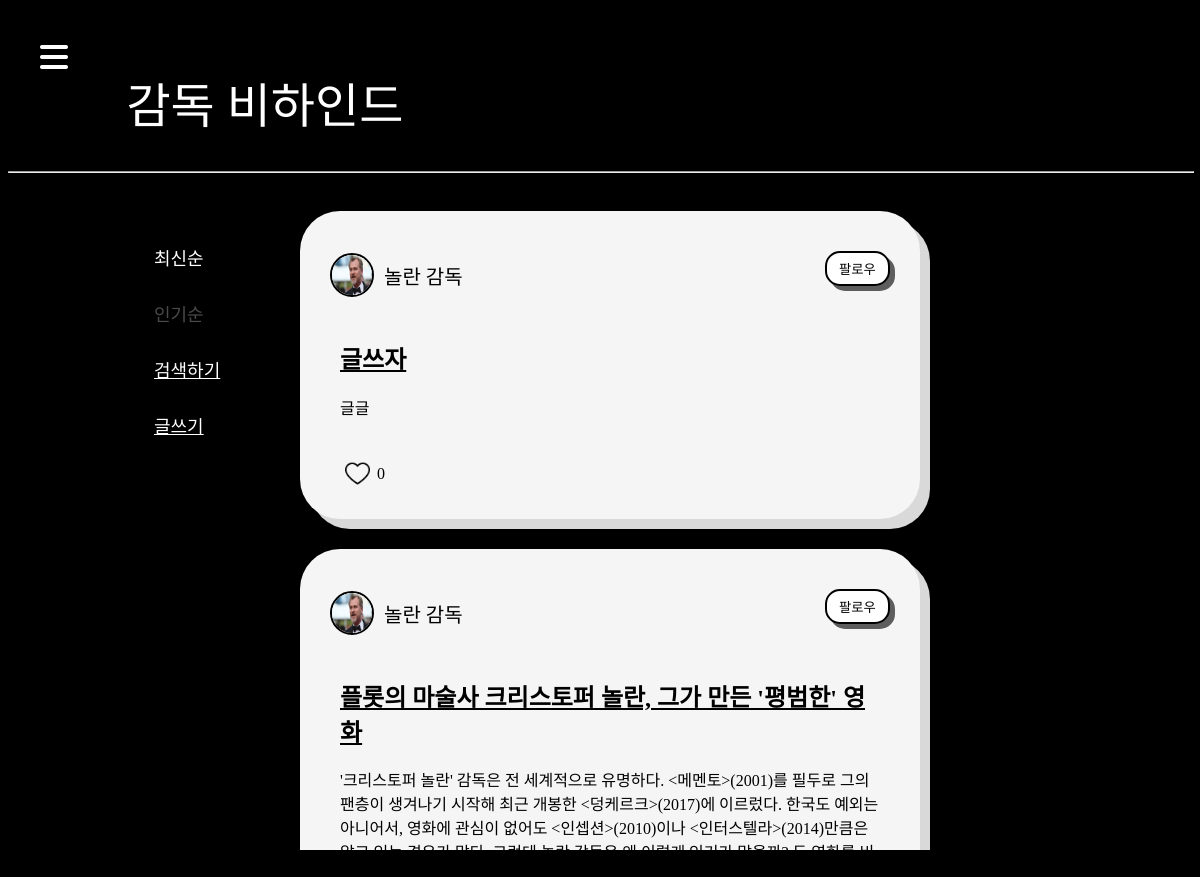
Screenshot of /behinds/ with the database file from the repository.
### behinds/models.py (models this page shows)
class Behind(models.Model):
    user = models.ForeignKey(settings.AUTH_USER_MODEL, on_delete=models.CASCADE)
    title = models.CharField(max_length=50)
    content = models.TextField()
    created_at = models.DateTimeField(auto_now_add=True)
    updated_at = models.DateTimeField(auto_now=True)
    like_user = models.ManyToManyField(settings.AUTH_USER_MODEL, related_name='like_behinds')

### accounts/models.py (models this page shows)
class User(AbstractUser):
    followings = models.ManyToManyField('self', symmetrical=False, related_name='followers', blank=True)
    nickname = models.CharField(max_length=20)
    behind_auth = models.BooleanField(default=False)
    profile_image = models.ImageField(upload_to="image", blank=True)

### behinds/views.py (the view)
# urls.py: path('', views.index, name="index"),
def index(request):
    if request.body:
        jsonObject = json.loads(request.body)
        if 'inputContent' in jsonObject.keys():
            inputContent = jsonObject.get('inputContent')
            behinds = Behind.objects.all()
            users = get_user_model().objects. all()
            data = []
            behind_name = get_user_model().objects.filter(username__icontains=inputContent)
            if len(inputContent) > 0 and len(behind_name) > 0:
                for user in behind_name:
                    targetBehinds = user.behind_set.filter(user=user.pk).order_by('-pk')
                    for targetbehind in targetBehinds:
                        item = {
                            'pk': targetbehind.pk,
                            'title': targetbehind.title,
                            'username': user.username,
                        }
                        data.append(item)
            behinds_title = Behind.objects.filter(title__icontains = inputContent).order_by('-pk')
            if len(inputContent) > 0 and len(behinds_title) > 0:
                for behind in behinds_title:
                    item = {
                        'pk': behind.pk,
                        'title': behind.title,
                        'username': behind.user.username,
                    }
                    flag = True
                    for d in data :
                        if d['pk'] == behind.pk:
                            flag = False
                            break
                    if flag :
                        data.append(item)
            behinds_content = Behind.objects.filter(content__icontains = inputContent).order_by('-pk')
            if len(inputContent) > 0 and len(behinds_content) > 0:
                for behind in behinds_content:
                    item = {
                        'pk': behind.pk,
                        'title': behind.title,
                        'username': behind.user.username,
                    }
                    flag = True
                    for d in data :
                        if d['pk'] == behind.pk:
                            flag = False
                            break
                    if flag :
                        data.append(item)
            context = {
                'searchResult': data
            }
            return JsonResponse(context)
    else:
        recentBehinds = Behind.objects.all().order_by('-pk')
        popularBehinds = Behind.objects.annotate(popular_count=Count('like_user')).order_by('-popular_count')
        print(popularBehinds)
        context = {
            'recentBehinds': recentBehinds,
            'popularBehinds': popularBehinds,
        }
    return render(request, 'behinds/index.html', context)

### behinds/templates/behinds/index.html (shortened to what this page needs)
{% extends 'base.html' %}
{% load static %}
{% block css %}
  <link rel="stylesheet" href="{% static 'css/behinds.css' %}">
{% endblock css %}
{% block content %}
  <div class="nav">감독 비하인드</div>
  <hr>
  <div class="box">
    <div class="re-select-box">
      <span class="re-select" id="recent">최신순</span>
      <span class="re-select deactivate" id="popular">인기순</span>
      <span class="re-select search-box" id="search-btn">검색하기</span>
      <a href="{% url 'behinds:create' %}" data-user-auth="{{ user.behind_auth }}" class="create-page" id="create-page">글쓰기</a>
    </div>
    <div class="middle-box" id="recent-form">
      <div class="form-box" id="form-box">
        {% if recentBehinds %}
          {% for behind in recentBehinds %}
            <div class="form-list" id="form-list">
              <div class="profile">
                <div class="profile-user">
                  {% if behind.user.profile_image %}
                    <img src="{{ behind.user.profile_image.url }}" alt="" class="user">
                  {% endif %}
                  <p id="director">{{ behind.user.username }} 감독</p>
                </div>
                <form id="follow-form" data-user-id="{{ behind.user.pk }}">
                  {% if user in behind.user.followers.all %}
                    <button type="submit" class="follow" id="like-button-{{ behind.user.pk }}">언팔로우</button>
                  {% else %}
                    <button type="submit" class="follow" id="like-button-{{ behind.user.pk }}">팔로우</button>
                  {% endif %}
                </form>
              </div>
              <div class="in-content-box">
                <a href="{% url 'behinds:detail' behind.pk %} " class="content-a"><h2>{{ behind.title }}</h2></a>
                {% if behind.content|length > 300 %}
                  <p>{{ behind.content | slice:"301" }}...</p>
                {% else %}
                  <p>{{ behind.content | slice:"301" }}</p>
                {% endif %}
                <div class="like" data-behind-id="{{ behind.pk }}">
                  {% if user in behind.like_user.all %}
                    <img
                      src="{% static "images/heart.png" %}"
                      class="like-img like-img-button like-img-button-{{ behind.pk }}"
                      data-behind-id="{{ behind.pk }}"
                    >
                  {% else  %}
                    <img
                      src="{% static "images/love.png" %}"
                      class="like-img like-img-button like-img-button-{{ behind.pk }}"
                      data-behind-id="{{ behind.pk }}"
                    >
                  {% endif %}
                  <p id="like-count-{{ behind.pk }}">{{ behind.like_user.all|length }}</p>
                </div>
              </div>
            </div>
          {% endfor %}
        {% else %}
          <p style="color:#d9d9d9; margin-top:150px;">작성된 게시글이 없습니다.</p>
        {% endif %}
      </div>
    </div>
  </div>
{% endblock content %}

### templates/base.html (shortened to what this page needs)
<!DOCTYPE html>
{% load static %}
<html lang="en">
<head>
  {% block css %}
  {% endblock css %}
  <link rel="stylesheet" href="{% static 'css/navbar.css' %}">
  <link rel="stylesheet" href="https://cdnjs.cloudflare.com/ajax/libs/font-awesome/4.7.0/css/font-awesome.min.css">
</head>
<body>
  <div id="navbar-box">
    <div id="navbar">
      <a href="#" class="menu-bars" id="show-menu">
        <i class="fas fa-bars"></i>
      </a>
    </div>
  </div>
  {% block content %}
  {% endblock content %}
</body>
</html>

### behinds/static/css/behinds.css (style rules this page uses)
body { background-color: black; height: 50rem; font-family: behind; }
hr { animation: separator-width 0.5s ease-out forwards; }
.nav { width: 90%; height: 4.5rem; margin-top: 0; padding-left: 10%; padding-top: 5%; padding-bottom: 2%; color: white; font-size: 3em; }
a { color: black; }
.create-page { width: 120px; color: white; }
.profile { display: flex; justify-content: space-between; }
.profile-user { display: flex; align-items: center; }
.user { width: 40px; height: 40px; margin-right: 10px; border-radius: 50px; border: 2px solid black; }
#director { font-size: 20px; }
.box { display: flex; justify-content: center; width: 100%; height: 44rem; }
.middle-box { width: 42rem; height: 95%; margin-right: 100px; display: flex; flex-direction: column; justify-content: center; align-items: center; }
.form-box { width: 50rem; height: 95%; overflow-y: scroll; display: flex; flex-direction: column; align-items: center; padding-bottom: 50px; }
.form-list { background-color: #f5f5f5; width: 70%; padding: 30px; margin-top: 30px; border-radius: 40px; box-shadow: 10px 10px #d9d9d9; }
.content-a h2 { width: 540px; word-wrap: break-word; }
.follow { width: 65px; height: 35px; margin-top: 10px; border-radius: 15px; border: none; background-color: white; font-family: behind; cursor: pointer; box-shadow: 5px 5px #5d5d5d; border: 2px solid black; }
.like { display: flex; height: 30px; margin-top: 30px; margin-left: 5px; align-items: flex-start; }
.like-img { width: 25px; height: 25px; margin-top: 12px; margin-right: 7px; cursor: pointer; }
.re-select { color: white; height: fit-content; font-size: 18px; font-family: behind; background-color: transparent; text-align: start; cursor: pointer; margin-bottom: 30px; }
.re-select-box { display: flex; flex-direction: column; justify-content: center; margin-top: 80px; width: fit-content; height: 10rem; font-size: 18px; }
.deactivate { color: #4a4a4a; }
.in-content-box { width: fit-content; height: fit-content; padding: 10px; }
.search-box { display: flex; width: fit-content; text-decoration: underline; }

### static/css/navbar.css (style rules this page uses)
#navbar-box { box-sizing: border-box; margin: 0; padding: 0; position: fixed; }
#navbar { background-color: none; height: 100px; display: flex; justify-content: start; align-items: center; }
.menu-bars { margin-left: 2rem; font-size: 2rem; color: black }
.fa-bars { color: white; }

### rows the page displays
Behind: user.profile_image (picture), user.username "놀란", title "글쓰자", content "글글", like_user.all|length "0"
Behind: user.profile_image (picture), user.username "놀란", title "플롯의 마술사 크리스토퍼 놀란, 그가 만든 '평범한' 영화", content "'크리스토퍼 놀란' 감독은 전 세계적으로 유명하다. <메멘토>(2001)를 필두로 그의 팬층이 생겨나기 시작해 최근 개봉한 <덩케르크>(2017)에 이르렀다. 한국도 예외는 아니어서, 영화에 관심이 없어도 <인셉션>(2010)이나 <인터스텔라>(2014)만큼은…"
